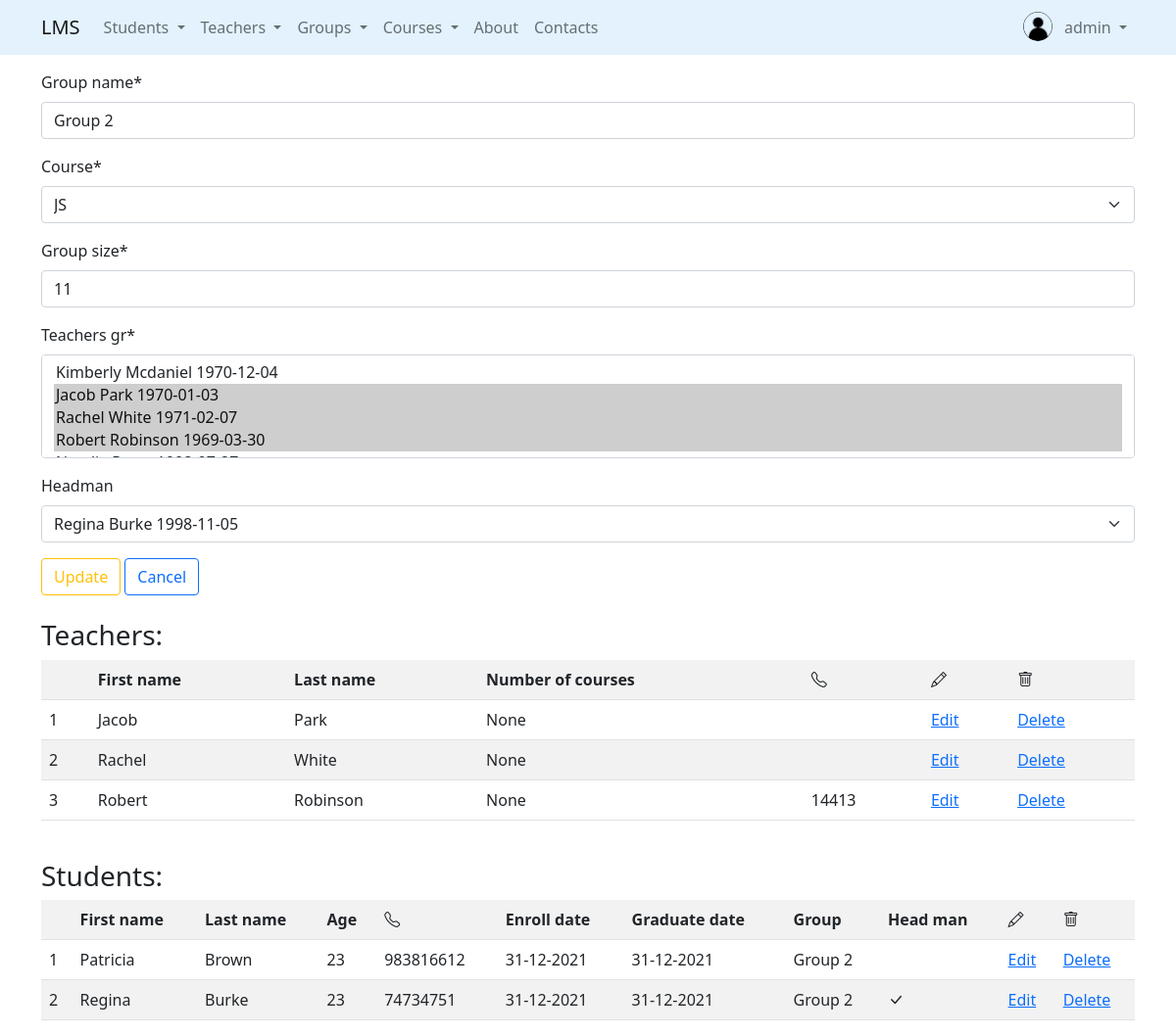
/groups/update/2/ (signed in), run on an earlier commit of the app's database.
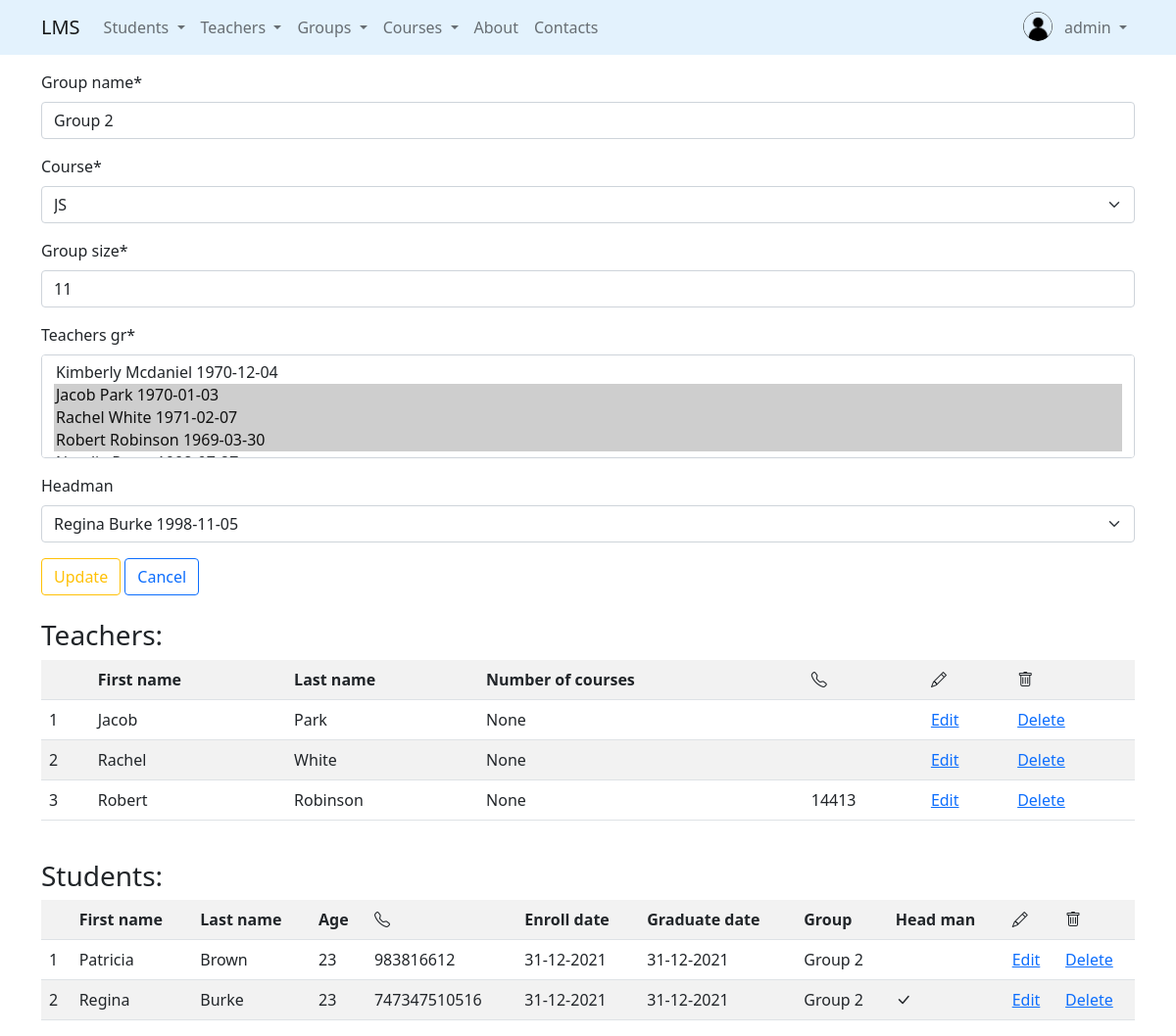
And on a later commit of the database.
### students/models.py (models this page shows, shortened)
class Students(Person):
    phone_number = models.CharField(
        max_length=20,
        default='',
    )
    enroll_date = models.DateField(default=datetime.date.today)
    graduate_date = models.DateField(default=datetime.date.today)
    group = models.ForeignKey(
        Group,
        on_delete=models.SET_NULL,
        null=True,
        related_name='students'
    )

### groups/models.py (models this page shows)
class Group(models.Model):
    group_name = models.CharField(
        max_length=100,
        validators=[MinLengthValidator(2)]
    )
    course = models.OneToOneField(
        'courses.Course',
        on_delete=models.SET_NULL,
        null=True,
        related_name='course'
    )
    group_size = models.IntegerField()
    start_date = models.DateField(default=datetime.date.today)
    headman = models.OneToOneField(
        'students.Students',
        on_delete=models.SET_NULL,
        null=True,
        related_name='headman_group'
    )
    teachers_gr = models.ManyToManyField(
        to='teachers.Teacher',
        related_name='groups'
    )
    def __str__(self):
        return self.group_name

### groups/views.py (the view, shortened to what this page needs)
# urls.py: path('update/<int:pk>/', GroupUpdateView.as_view(), name='update'),
class GroupUpdateView(LoginRequiredMixin, UpdateView):
    model = Group
    form_class = GroupUpdateForm
    success_url = reverse_lazy('groups:list')
    template_name = 'groups/update.html'
    def get_context_data(self, **kwargs):
        context = super().get_context_data(**kwargs)
        context['students'] = self.get_object().students.prefetch_related('headman_group')
        context['teachers'] = self.get_object().teachers_gr.prefetch_related('group')
        return context
    def get_initial(self):
        initial = super().get_initial()
        try:
            initial['headman_field'] = self.object.headman.id
        except AttributeError as ex:  # noqa
            pass
        return initial

### groups/forms.py
class GroupUpdateForm(GroupBaseForm):
    def __init__(self, *args, **kwargs):
        super().__init__(*args, **kwargs)
        self.fields['headman_field'] = ChoiceField(
            choices=[(st.id, str(st)) for st in self.instance.students.all()],
            label='Headman',
            required=False
        )
    class Meta(GroupBaseForm.Meta):
        exclude = ['start_date', 'headman']

### core/context_processors.py (called while the page is built)
def get_params(request):
    params = request.GET
    if 'page' in params:
        params = copy(params)
        del params['page']
    return {'get_params': f'&{params.urlencode()}' if params else ''}

### core/models.py (called while the page is built)
    def __str__(self):
        return f'{self.__full_name()} {self.birthday}'

    def __full_name(self):
        return f'{self.first_name} {self.last_name}'

### courses/models.py (called while the page is built)
    def __str__(self):
        return f'{self.name}'

### groups/templates/groups/update.html (shortened to what this page needs)
{% extends 'base.html' %}
{% load crispy_forms_tags %}
{% block content %}
    <form method="post">
        {{ form | crispy }}
        <input class="btn btn-outline-warning" type="submit" value="Update">
        <a class="btn btn-outline-primary" href="{% url 'groups:list' %}">Cancel</a>
    </form>
    <br>
    <h3>Teachers:</h3>
    {% with list_object=teachers %}
        {% include 'includes/teachers_list_table.html' %}
    {% endwith %}
    <br>
    <h3>Students:</h3>
    {% with list_object=students %}
        {% include 'includes/students_list_table.html' %}
    {% endwith %}
{% endblock %}

### templates/includes/students_list_table.html
<table class="table table-striped table-hover">
    <tr>
        <th></th>
        <th>First name</th>
        <th>Last name</th>
        <th>Age</th>
        <th><i class="bi bi-telephone"></i></th>
        <th>Enroll date</th>
        <th>Graduate date</th>
        <th>Group</th>
        <th>Head man</th>
        {% if user.is_authenticated %}
            <th><i class="bi bi-pencil"></i></th>
            <th><i class="bi bi-trash"></i></th>
        {% endif %}
    </tr>
    {% for student in list_object %}
        <tr>
            {% if is_paginated %}
                <td>{{ page_obj.start_index|add:forloop.counter0 }}</td>
            {% else %}
                <td>{{ forloop.counter }}</td>
            {% endif %}
            <td>{{ student.first_name }}</td>
            <td>{{ student.last_name }}</td>
            <td>{{ student.age }}</td>
            <td>{{ student.phone_number }}</td>
            <td>{{ student.enroll_date }}</td>
            <td>{{ student.graduate_date }}</td>
            <td>{% if student.group is not None %}
                {{ student.group }}
            {% endif %}</td>
            <td>{% if student.headman_group %}<i class="bi bi-check-lg"></i>{% endif %}</td>
            {% if user.is_authenticated %}
                <td><a href="{% url 'students:update' student.id %}">Edit</a></td>
                <td><a href="{% url 'students:delete' student.id %}">Delete</a></td>
            {% endif %}
        </tr>
    {% endfor %}
</table>

What changed in the data, as far as the page shows it:
changed Students "Regina": phone_number "74734751" → "747347510516"
